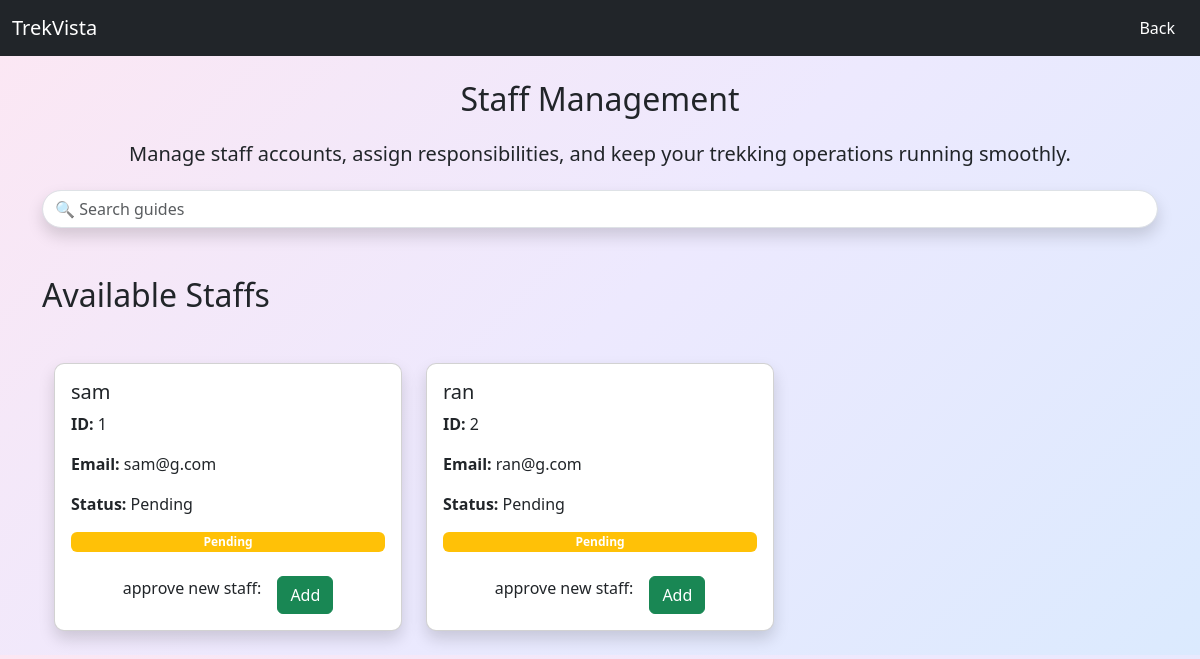
The app's page /admin/staff (signed in), older data.
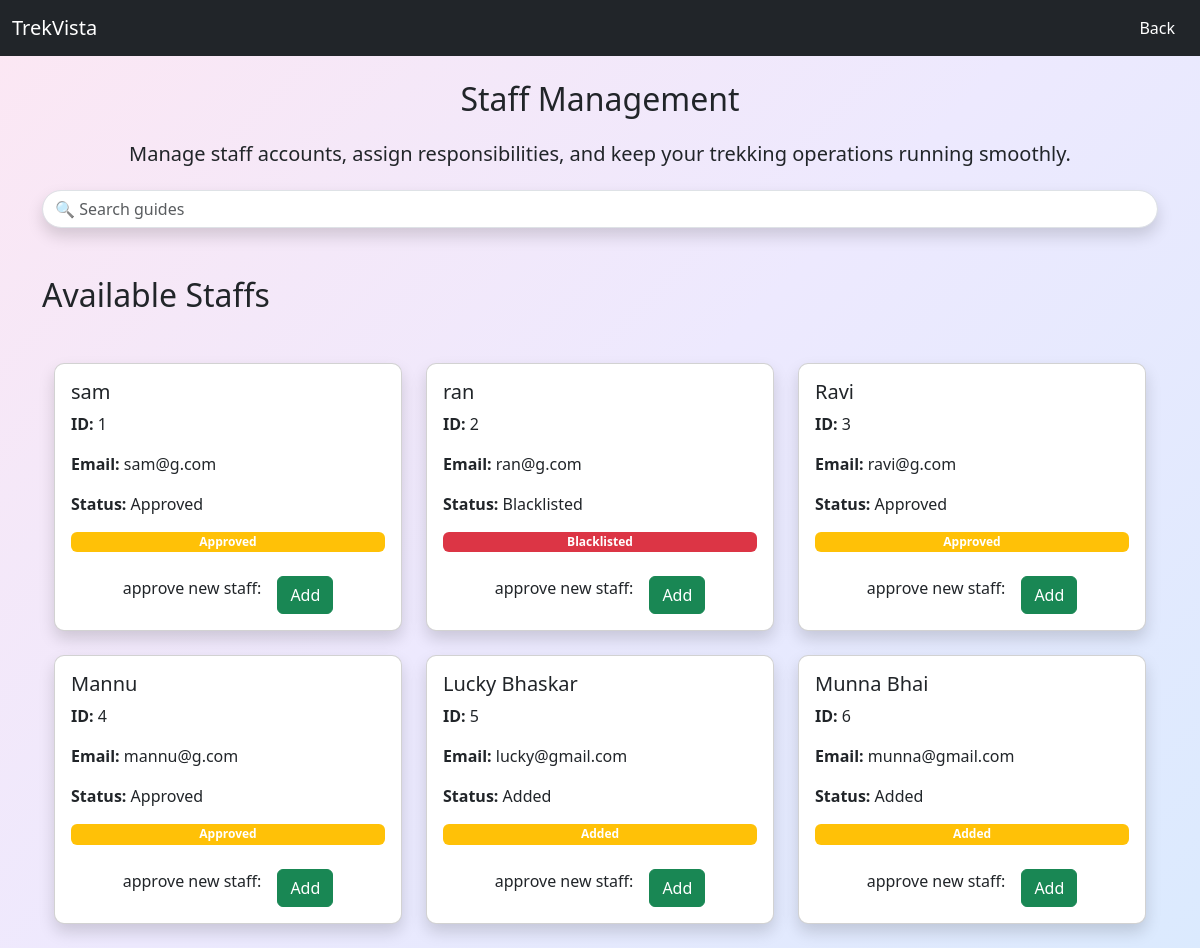
The same page, newer data.
### application/model.py (models this page shows)
class Staff(db.Model):
    staff_id=db.Column(db.Integer,primary_key=True)
    staff_name = db.Column(db.String, nullable = False)
    contact_details=db.Column(db.String(15))
    status=db.Column(db.String,default="Registered" )
    email = db.Column(db.String(100), unique=True,nullable = False)
    password = db.Column(db.String(100), nullable=False)
    is_added = db.Column(db.Boolean, default=False)
    is_blacklisted = db.Column(db.Boolean, default=False)
    treks=db.relationship("Trek",backref="staff")

### application/routes.py (the view)
@app.route("/admin/staff")
def admin_staff():
    if "admin_id" not in session:
        return redirect("/admin_login")
    search = request.args.get("search", "")
    if search:
        staff = Staff.query.filter(
            or_(
                Staff.staff_name.ilike(f"%{search}%"),
                Staff.staff_id == int(search) if search.isdigit() else False
            )
        ).all()
    else:
        staff = Staff.query.all()
    return render_template(
        "admin/staff.html",
        staff=staff,
        search=search
    )

### templates/Admin/staff.html (shortened to what this page needs)
<!DOCTYPE html>
<html lang="en">
<head>
    <link href="https://cdn.jsdelivr.net/npm/bootstrap@5.3.8/dist/css/bootstrap.min.css" rel="stylesheet">
</head>
<body>
<nav class="navbar navbar-expand-lg navbar-dark bg-dark">
    <div class="container-fluid">
        <a class="navbar-brand">TrekVista</a>
        <div ms-auto>
        <a href="/admin_dashboard" class="btn text-white">Back</a>
            </div>
    </div>
</nav>
<div class="container mt-4">
   <h2 class="mb-4 text-center">Staff Management</h2>
   <h5 class="text-center">Manage staff accounts, assign responsibilities, and keep your trekking operations running smoothly.</h5>
   <form class="d-flex justify-content-center mt-4" method="GET">
    <input
        class="form-control w-100 rounded-pill shadow"
        type="search"
        name="search"
        value="{{ search }}"
        placeholder="🔍 Search guides"
    >
</form>
<br>
<br>
{% if search %}
<div>
<h2 class="mb-4">Search Results for "{{ search }}"</h2>
</div>
{% else %}
<div>
<h2 class="mb-4">Available Staffs</h2>
</div>
{% endif %}
<br>
<div class="container">
    <div class="row">
        {% for s in staff %}
        <div class="col-md-4 mb-4">
            <div class="card shadow p-3">
                <h5>{{ s.staff_name }}</h5>
                <p><strong>ID:</strong> {{ s.staff_id }}</p>
                <p><strong>Email:</strong> {{ s.email }}</p>
                <p><strong>Status:</strong> {{ s.status }}</p>
                {% if s.is_blacklisted %}
                    <span class="badge bg-danger">Blacklisted</span>
                {% else %}
                    <span class="badge bg-warning">{{s.status}}</span>
                {% endif %}
                <br>
                <div class="d-flex justify-content-center gap-3">
                    {% if not s.is_added %}
                        approve new staff:
                        <a href="/admin/staff/added/{{ s.staff_id }}"
                           class="btn btn-success">
                            Add
                        </a>
                    {% endif %}
                </div>
            </div>
        </div>
        {% endfor %}
    </div>
</div>
</body>
</html>

Row changes from the older to the newer data that the page shows:
changed Staff "sam": status "Pending" → "Approved"
changed Staff "ran": status "Pending" → "Blacklisted"; status "Pending" → (not shown); now shows "Blacklisted"
added Staff: staff_name "Ravi", staff_id "3", email "ravi@g.com", status "Approved"
added Staff: staff_name "Mannu", staff_id "4", email "mannu@g.com", status "Approved"
added Staff: staff_name "Lucky Bhaskar", staff_id "5", email "lucky@gmail.com", status "Added"
added Staff: staff_name "Munna Bhai", staff_id "6", email "munna@gmail.com", status "Added"
